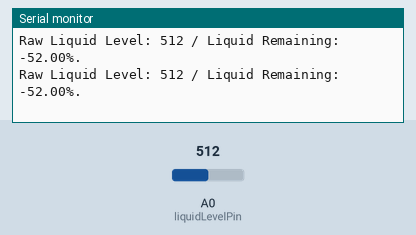
Simulated run of this sketch. Board: ESP8266 (NodeMCU). Parts: the last lines printed to the serial monitor. The inputs (shaded band) are chosen by the test bench; at power-on: A0 (liquidLevelPin) = 512. WiFi joins after 1.5 s; servers stay silent unless stated.

Above: at 10.9 s.
11.0 s: A0 (liquidLevelPin) set to 563
At 13.3 s:
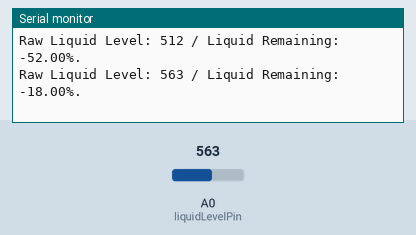
17.4 s: A0 (liquidLevelPin) set to 584
At 19.1 s:
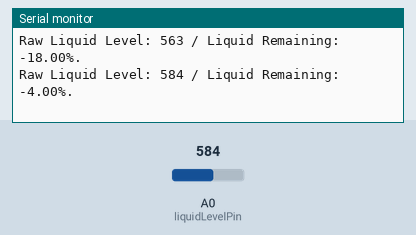
30.2 s: A0 (liquidLevelPin) set to 451
At 30.8 s:
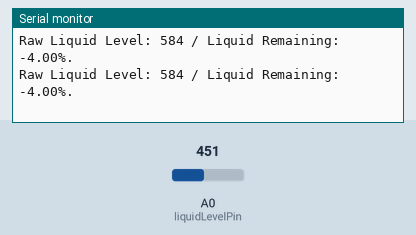
31.7 s: A0 (liquidLevelPin) set to 432
At 32.3 s:
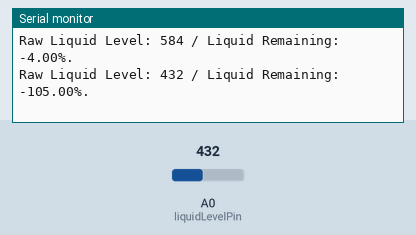
Timing chart, 0 to 34.7 s (numbered marks = the images above; inputs shaded):
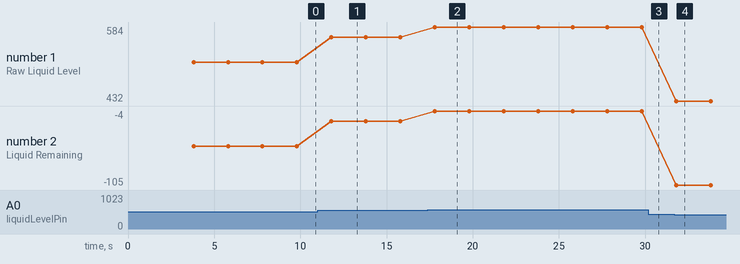

Measured:
- after the input at 11.0 s, the serial monitor: prints a new line after 0.81 s (image 1)
- after the input at 17.4 s, the serial monitor: prints a new line after 0.41 s (image 2)
- after the input at 31.7 s, the serial monitor: prints a new line after 0.11 s (image 4)
- plotted number 1: 512 → 563 after the input at 11.0 s, 563 → 584 after the input at 17.4 s, 584 → 432 after the input at 31.7 s
- plotted number 2: -52 → -18 after the input at 11.0 s, -18 → -4 after the input at 17.4 s, -4 → -105 after the input at 31.7 s

The sketch:

Hydro_Just_Water_Level_and_Blynk_code.ino
```cpp
// BLYNK STUFF //
#define BLYNK_PRINT Serial
#include <ESP8266WiFi.h>
#include <BlynkSimpleEsp8266.h>

char auth[] = "UNIQUE BLYNK AUTH TOKEN"; //Blynk Auth Token for "Water Level Test"
char ssid[] = "YOUR WIFI NETWORK";
char pass[] = "YOUR WIFI PASSWORD";
// END BLYNK STUFF //

//Misc variables
unsigned long previousTime = 0;
unsigned long sampleTime = 2000; // How often we're going to sample the water level


int rawLiquidReading; //declare our raw data variable in integer form
float liquidLevel; // declare our calculated liquid level, which will be a percentage
const long lowEtapeValue = 590; // this variable corresponds to the reading of the sensor when the reservoir is nearly empty
const long highEtapeValue = 740;  // this variable corresponds to the reading of the sensor when the reservoir is full

const byte liquidLevelPin = A0; //the pin our eTape is connected to

void setup() {

  pinMode(liquidLevelPin, INPUT); // declares the pin our Etape is connected to as something to read

  Serial.begin(9600); // begin serial communication

  Blynk.begin(auth, ssid, pass);

}

void loop() {

  unsigned long currentTime = millis();
  static unsigned long previousTime = currentTime;

  Blynk.run();

  if (currentTime - previousTime >= sampleTime) { // execute code below once sampleTime is exceeded

    rawLiquidReading = analogRead(liquidLevelPin); // read the pin, expecting readings between 0 - 1023
    Serial.print("Raw Liquid Level: ");
    Serial.print(rawLiquidReading); // display raw reading

    liquidLevel = map(rawLiquidReading, lowEtapeValue, highEtapeValue, 0, 100); // converts our raw reading into a percentage
    Serial.print(" / Liquid Remaining: ");
    Serial.print(liquidLevel);
    Serial.println("%."); // display the percentage of the liquid remaining in the reservoir

    Blynk.virtualWrite(V1, rawLiquidReading); //Push liquid level data to V1 in App
    Blynk.virtualWrite(V0, liquidLevel); //Push liquid level data to V0 in App

    previousTime = currentTime;

  }

}

// This function will be called every time the Stepper Widget in Blynk app writes values to the Virtual Pin 2
BLYNK_WRITE(V2)
{
  sampleTime = 1000 * param.asFloat(); // assigning incoming value from pin V2 to a variable, then convert to MS
  // You can also use:
  Serial.print("Sample Time is now: ");
  Serial.println(sampleTime);
}

BLYNK_CONNECTED()
{
  // Synchronizes values on connection
  Blynk.syncVirtual(V2);
}
```
